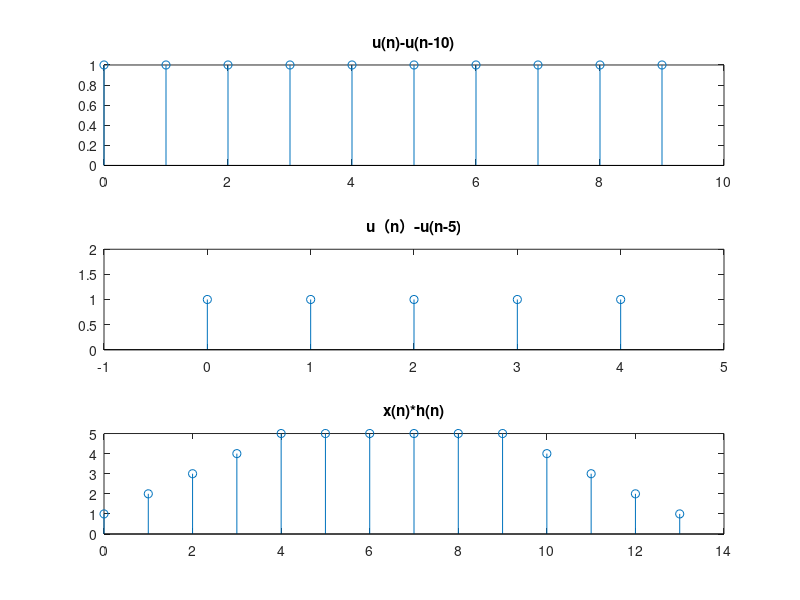

This figure's MATLAB source:
%离散卷积计算x(n)=u(n)-u(n-10)与h（n）=u（n）-u(n-5)


%创建x(n)
nx=0:9;
x=ones(1,length(nx));


%创建h(n)
nh=0:4;
h=ones(1,length(nh));


%卷积
y=conv(x,h);


%确定下限
ny_min=min(nx)+min(nh);

%确定上限
ny_max=max(nh)+max(nx);

%确定y的时间范围
ny=ny_min:ny_max;

subplot(3,1,1);
stem(nx,x);
title('u(n)-u(n-10)')

subplot(3,1,2);
stem(nh,h);
title('u（n）-u(n-5)');
axis([min(nh)-1 max(nh)+1 0 max(h)+1])

%画出卷积的图形
subplot(3,1,3);
stem(ny,y);
title('x(n)*h(n)');
